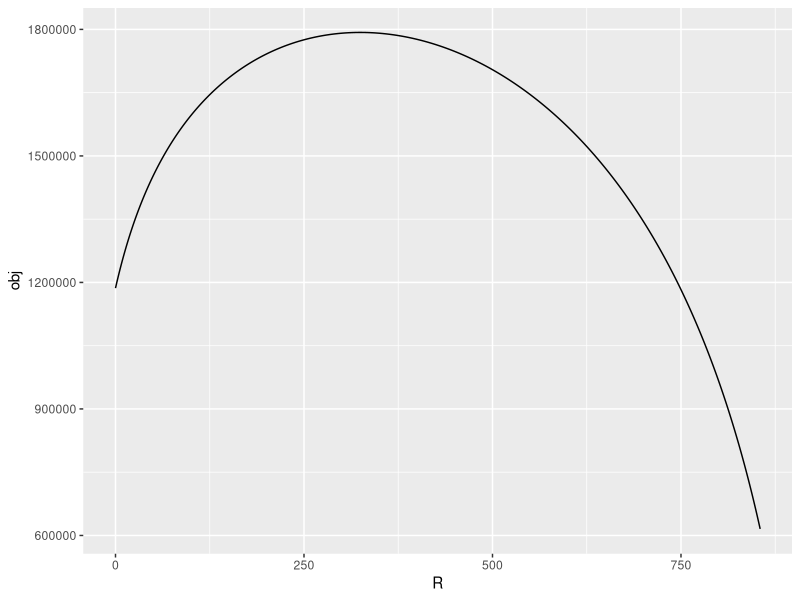
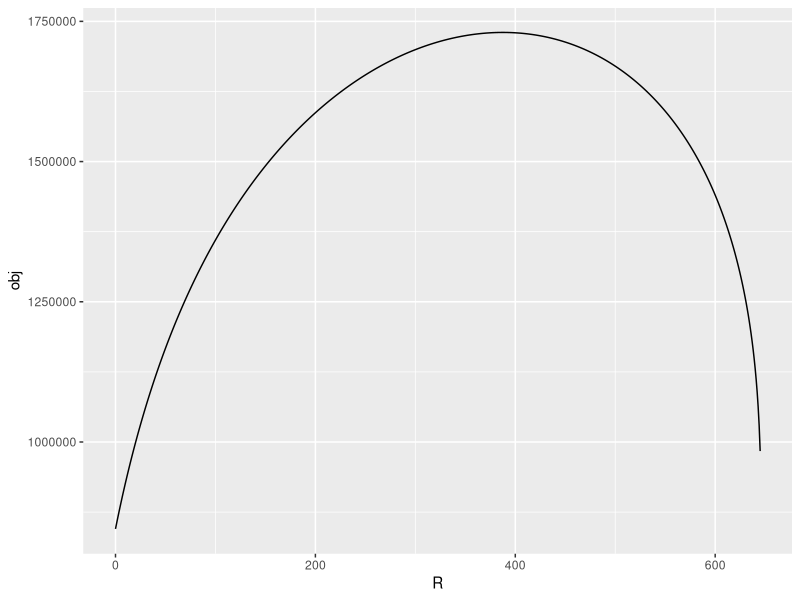

Reproduce these figures in R, in order.
library(ggplot2)

p02 <- read.csv('p02_optimization.csv')
ggplot(p02, aes(x=R, y=obj)) + geom_line()

p09 <- read.csv('p09_optimization.csv')
ggplot(p09, aes(x=R, y=obj)) + geom_line()